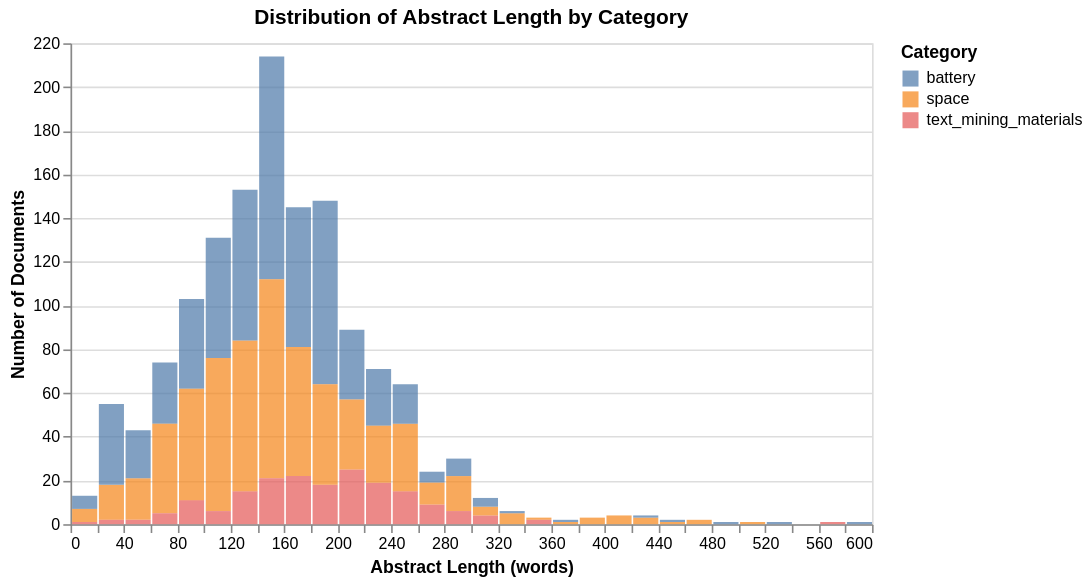

The notebook cell this image was saved under:
### Markdown cell above
The bar chart above confirms our dataset has two balanced categories ("battery" and "space") with 608 documents and one smaller category (text_mining_materials) with 184 documents. This class imbalance will be accounted for during machine learning.

### Code cell
# --- Chart 2: Abstract Length Distribution ---
# Abstract length (in words) tells us how rich our text data is

df['abstract_length'] = df['Abstract'].apply(lambda x: len(x.split()))

chart_len = alt.Chart(df).mark_bar(opacity=0.7).encode(
    x=alt.X('abstract_length:Q', bin=alt.Bin(maxbins=40), title='Abstract Length (words)'),
    y=alt.Y('count():Q', title='Number of Documents'),
    color=alt.Color('category:N', legend=alt.Legend(title='Category')),
    tooltip=['category', 'count()']
).properties(
    title='Distribution of Abstract Length by Category',
    width=500,
    height=300
)

chart_len

### Figure 1 — Vega specification as saved in the notebook (floating-point values rounded to 4 significant figures)
{"$schema": "https://vega.github.io/schema/vega/v5.json", "data": [{"name": "source_0", "values": [{"__count": 31, "__count_end": 46.0, "__count_start": 15.0, "bin_maxbins_40_abstract_length": 240.0, "bin_maxbins_40_abstract_length_end": 260.0, "category": "space"}, {"__count": 6, "__count_end": 6.0, "__count_start": 0.0, "bin_maxbins_40_abstract_length": 100.0, "bin_maxbins_40_abstract_length_end": 120.0, "category": "text_mining_materials"}, {"__count": 19, "__count_end": 19.0, "__count_start": 0.0, "bin_maxbins_40_abstract_length": 220.0, "bin_maxbins_40_abstract_length_end": 240.0, "category": "text_mining_materials"}, {"__count": 4, "__count_end": 4.0, "__count_start": 0.0, "bin_maxbins_40_abstract_length": 300.0, "bin_maxbins_40_abstract_length_end": 320.0, "category": "text_mining_materials"}, {"__count": 84, "__count_end": 148.0, "__count_start": 64.0, "bin_maxbins_40_abstract_length": 180.0, "bin_maxbins_40_abstract_length_end": 200.0, "category": "battery"}, {"__count": 59, "__count_end": 81.0, "__count_start": 22.0, "bin_maxbins_40_abstract_length": 160.0, "bin_maxbins_40_abstract_length_end": 180.0, "category": "space"}, {"__count": 102, "__count_end": 214.0, "__count_start": 112.0, "bin_maxbins_40_abstract_length": 140.0, "bin_maxbins_40_abstract_length_end": 160.0, "category": "battery"}, {"__count": 3, "__count_end": 3.0, "__count_start": 0.0, "bin_maxbins_40_abstract_length": 420.0, "bin_maxbins_40_abstract_length_end": 440.0, "category": "space"}, {"__count": 18, "__count_end": 18.0, "__count_start": 0.0, "bin_maxbins_40_abstract_length": 180.0, "bin_maxbins_40_abstract_length_end": 200.0, "category": "text_mining_materials"}, {"__count": 15, "__count_end": 15.0, "__count_start": 0.0, "bin_maxbins_40_abstract_length": 240.0, "bin_maxbins_40_abstract_length_end": 260.0, "category": "text_mining_materials"}, {"__count": 69, "__count_end": 84.0, "__count_start": 15.0, "bin_maxbins_40_abstract_length": 120.0, "bin_maxbins_40_abstract_length_end": 140.0, "category": "space"}, {"__count": 19, "__count_end": 21.0, "__count_start": 2.0, "bin_maxbins_40_abstract_length": 40.0, "bin_maxbins_40_abstract_length_end": 60.0, "category": "space"}, {"__count": 4, "__count_end": 8.0, "__count_start": 4.0, "bin_maxbins_40_abstract_length": 300.0, "bin_maxbins_40_abstract_length_end": 320.0, "category": "space"}, {"__count": 55, "__count_end": 131.0, "__count_start": 76.0, "bin_maxbins_40_abstract_length": 100.0, "bin_maxbins_40_abstract_length_end": 120.0, "category": "battery"}, {"__count": 18, "__count_end": 64.0, "__count_start": 46.0, "bin_maxbins_40_abstract_length": 240.0, "bin_maxbins_40_abstract_length_end": 260.0, "category": "battery"}, {"__count": 1, "__count_end": 3.0, "__count_start": 2.0, "bin_maxbins_40_abstract_length": 340.0, "bin_maxbins_40_abstract_length_end": 360.0, "category": "space"}, {"__count": 26, "__count_end": 71.0, "__count_start": 45.0, "bin_maxbins_40_abstract_length": 220.0, "bin_maxbins_40_abstract_length_end": 240.0, "category": "battery"}, {"__count": 16, "__count_end": 18.0, "__count_start": 2.0, "bin_maxbins_40_abstract_length": 20.0, "bin_maxbins_40_abstract_length_end": 40.0, "category": "space"}, {"__count": 41, "__count_end": 103.0, "__count_start": 62.0, "bin_maxbins_40_abstract_length": 80.0, "bin_maxbins_40_abstract_length_end": 100.0, "category": "battery"}, {"__count": 46, "__count_end": 64.0, "__count_start": 18.0, "bin_maxbins_40_abstract_length": 180.0, "bin_maxbins_40_abstract_length_end": 200.0, "category": "space"}, {"__count": 3, "__count_end": 3.0, "__count_start": 0.0, "bin_maxbins_40_abstract_length": 380.0, "bin_maxbins_40_abstract_length_end": 400.0, "category": "space"}, {"__count": 28, "__count_end": 74.0, "__count_start": 46.0, "bin_maxbins_40_abstract_length": 60.0, "bin_maxbins_40_abstract_length_end": 80.0, "category": "battery"}, {"__count": 22, "__count_end": 22.0, "__count_start": 0.0, "bin_maxbins_40_abstract_length": 160.0, "bin_maxbins_40_abstract_length_end": 180.0, "category": "text_mining_materials"}, {"__count": 64, "__count_end": 145.0, "__count_start": 81.0, "bin_maxbins_40_abstract_length": 160.0, "bin_maxbins_40_abstract_length_end": 180.0, "category": "battery"}, {"__count": 11, "__count_end": 11.0, "__count_start": 0.0, "bin_maxbins_40_abstract_length": 80.0, "bin_maxbins_40_abstract_length_end": 100.0, "category": "text_mining_materials"}, {"__count": 26, "__count_end": 45.0, "__count_start": 19.0, "bin_maxbins_40_abstract_length": 220.0, "bin_maxbins_40_abstract_length_end": 240.0, "category": "space"}, {"__count": 5, "__count_end": 24.0, "__count_start": 19.0, "bin_maxbins_40_abstract_length": 260.0, "bin_maxbins_40_abstract_length_end": 280.0, "category": "battery"}, {"__count": 91, "__count_end": 112.0, "__count_start": 21.0, "bin_maxbins_40_abstract_length": 140.0, "bin_maxbins_40_abstract_length_end": 160.0, "category": "space"}, {"__count": 8, "__count_end": 30.0, "__count_start": 22.0, "bin_maxbins_40_abstract_length": 280.0, "bin_maxbins_40_abstract_length_end": 300.0, "category": "battery"}, {"__count": 21, "__count_end": 21.0, "__count_start": 0.0, "bin_maxbins_40_abstract_length": 140.0, "bin_maxbins_40_abstract_length_end": 160.0, "category": "text_mining_materials"}, {"__count": 41, "__count_end": 46.0, "__count_start": 5.0, "bin_maxbins_40_abstract_length": 60.0, "bin_maxbins_40_abstract_length_end": 80.0, "category": "space"}, {"__count": 37, "__count_end": 55.0, "__count_start": 18.0, "bin_maxbins_40_abstract_length": 20.0, "bin_maxbins_40_abstract_length_end": 40.0, "category": "battery"}, {"__count": 70, "__count_end": 76.0, "__count_start": 6.0, "bin_maxbins_40_abstract_length": 100.0, "bin_maxbins_40_abstract_length_end": 120.0, "category": "space"}, {"__count": 16, "__count_end": 22.0, "__count_start": 6.0, "bin_maxbins_40_abstract_length": 280.0, "bin_maxbins_40_abstract_length_end": 300.0, "category": "space"}, {"__count": 51, "__count_end": 62.0, "__count_start": 11.0, "bin_maxbins_40_abstract_length": 80.0, "bin_maxbins_40_abstract_length_end": 100.0, "category": "space"}, {"__count": 69, "__count_end": 153.0, "__count_start": 84.0, "bin_maxbins_40_abstract_length": 120.0, "bin_maxbins_40_abstract_length_end": 140.0, "category": "battery"}, {"__count": 2, "__count_end": 2.0, "__count_start": 0.0, "bin_maxbins_40_abstract_length": 20.0, "bin_maxbins_40_abstract_length_end": 40.0, "category": "text_mining_materials"}, {"__count": 6, "__count_end": 6.0, "__count_start": 0.0, "bin_maxbins_40_abstract_length": 280.0, "bin_maxbins_40_abstract_length_end": 300.0, "category": "text_mining_materials"}, {"__count": 6, "__count_end": 7.0, "__count_start": 1.0, "bin_maxbins_40_abstract_length": 0.0, "bin_maxbins_40_abstract_length_end": 20.0, "category": "space"}, {"__count": 6, "__count_end": 13.0, "__count_start": 7.0, "bin_maxbins_40_abstract_length": 0.0, "bin_maxbins_40_abstract_length_end": 20.0, "category": "battery"}, {"__count": 32, "__count_end": 89.0, "__count_start": 57.0, "bin_maxbins_40_abstract_length": 200.0, "bin_maxbins_40_abstract_length_end": 220.0, "category": "battery"}, {"__count": 9, "__count_end": 9.0, "__count_start": 0.0, "bin_maxbins_40_abstract_length": 260.0, "bin_maxbins_40_abstract_length_end": 280.0, "category": "text_mining_materials"}, {"__count": 4, "__count_end": 4.0, "__count_start": 0.0, "bin_maxbins_40_abstract_length": 400.0, "bin_maxbins_40_abstract_length_end": 420.0, "category": "space"}, {"__count": 25, "__count_end": 25.0, "__count_start": 0.0, "bin_maxbins_40_abstract_length": 200.0, "bin_maxbins_40_abstract_length_end": 220.0, "category": "text_mining_materials"}, {"__count": 10, "__count_end": 19.0, "__count_start": 9.0, "bin_maxbins_40_abstract_length": 260.0, "bin_maxbins_40_abstract_length_end": 280.0, "category": "space"}, {"__count": 2, "__count_end": 2.0, "__count_start": 0.0, "bin_maxbins_40_abstract_length": 340.0, "bin_maxbins_40_abstract_length_end": 360.0, "category": "text_mining_materials"}, {"__count": 32, "__count_end": 57.0, "__count_start": 25.0, "bin_maxbins_40_abstract_length": 200.0, "bin_maxbins_40_abstract_length_end": 220.0, "category": "space"}, {"__count": 22, "__count_end": 43.0, "__count_start": 21.0, "bin_maxbins_40_abstract_length": 40.0, "bin_maxbins_40_abstract_length_end": 60.0, "category": "battery"}, {"__count": 15, "__count_end": 15.0, "__count_start": 0.0, "bin_maxbins_40_abstract_length": 120.0, "bin_maxbins_40_abstract_length_end": 140.0, "category": "text_mining_materials"}, {"__count": 4, "__count_end": 12.0, "__count_start": 8.0, "bin_maxbins_40_abstract_length": 300.0, "bin_maxbins_40_abstract_length_end": 320.0, "category": "battery"}, {"__count": 5, "__count_end": 5.0, "__count_start": 0.0, "bin_maxbins_40_abstract_length": 320.0, "bin_maxbins_40_abstract_length_end": 340.0, "category": "space"}, {"__count": 1, "__count_end": 1.0, "__count_start": 0.0, "bin_maxbins_40_abstract_length": 580.0, "bin_maxbins_40_abstract_length_end": 600.0, "category": "battery"}, {"__count": 1, "__count_end": 1.0, "__count_start": 0.0, "bin_maxbins_40_abstract_length": 560.0, "bin_maxbins_40_abstract_length_end": 580.0, "category": "text_mining_materials"}, {"__count": 2, "__count_end": 2.0, "__count_start": 0.0, "bin_maxbins_40_abstract_length": 460.0, "bin_maxbins_40_abstract_length_end": 480.0, "category": "space"}, {"__count": 1, "__count_end": 1.0, "__count_start": 0.0, "bin_maxbins_40_abstract_length": 360.0, "bin_maxbins_40_abstract_length_end": 380.0, "category": "space"}, {"__count": 1, "__count_end": 2.0, "__count_start": 1.0, "bin_maxbins_40_abstract_length": 440.0, "bin_maxbins_40_abstract_length_end": 460.0, "category": "battery"}, {"__count": 1, "__count_end": 6.0, "__count_start": 5.0, "bin_maxbins_40_abstract_length": 320.0, "bin_maxbins_40_abstract_length_end": 340.0, "category": "battery"}, {"__count": 5, "__count_end": 5.0, "__count_start": 0.0, "bin_maxbins_40_abstract_length": 60.0, "bin_maxbins_40_abstract_length_end": 80.0, "category": "text_mining_materials"}, {"__count": 1, "__count_end": 1.0, "__count_start": 0.0, "bin_maxbins_40_abstract_length": 440.0, "bin_maxbins_40_abstract_length_end": 460.0, "category": "space"}, {"__count": 2, "__count_end": 2.0, "__count_start": 0.0, "bin_maxbins_40_abstract_length": 40.0, "bin_maxbins_40_abstract_length_end": 60.0, "category": "text_mining_materials"}, {"__count": 1, "__count_end": 1.0, "__count_start": 0.0, "bin_maxbins_40_abstract_length": 0.0, "bin_maxbins_40_abstract_length_end": 20.0, "category": "text_mining_materials"}, {"__count": 1, "__count_end": 1.0, "__count_start": 0.0, "bin_maxbins_40_abstract_length": 500.0, "bin_maxbins_40_abstract_length_end": 520.0, "category": "space"}, {"__count": 1, "__count_end": 1.0, "__count_start": 0.0, "bin_maxbins_40_abstract_length": 520.0, "bin_maxbins_40_abstract_length_end": 540.0, "category": "battery"}, {"__count": 1, "__count_end": 2.0, "__count_start": 1.0, "bin_maxbins_40_abstract_length": 360.0, "bin_maxbins_40_abstract_length_end": 380.0, "category": "battery"}, {"__count": 1, "__count_end": 4.0, "__count_start": 3.0, "bin_maxbins_40_abstract_length": 420.0, "bin_maxbins_40_abstract_length_end": 440.0, "category": "battery"}, {"__count": 1, "__count_end": 1.0, "__count_start": 0.0, "bin_maxbins_40_abstract_length": 480.0, "bin_maxbins_40_abstract_length_end": 500.0, "category": "battery"}]}, {"name": "source_0_color_domain_category", "values": [{"category": "space"}, {"category": "text_mining_materials"}, {"category": "battery"}]}], "signals": [{"name": "bin_maxbins_40_abstract_length_bins", "value": {"fields": ["abstract_length"], "fname": "bin_abstract_length", "start": 0.0, "step": 20.0, "stop": 600.0}}], "marks": [{"type": "rect", "name": "marks", "from": {"data": "source_0"}, "encode": {"update": {"fill": {"field": "category", "scale": "color"}, "x": {"field": "bin_maxbins_40_abstract_length_end", "scale": "x", "offset": {"signal": "0.5 + (abs(scale(\"x\", datum[\"bin_maxbins_40_abstract_length_end\"]) - scale(\"x\", datum[\"bin_maxbins_40_abstract_length\"])) < 0.25 ? 0.5 * (0.25 - (abs(scale(\"x\", datum[\"bin_maxbins_40_abstract_length_end\"]) - scale(\"x\", datum[\"bin_maxbins_40_abstract_length\"])))) : -0.5)"}}, "opacity": {"value": 0.7}, "tooltip": {"signal": "{\"category\": isValid(datum[\"category\"]) ? datum[\"category\"] : \"\"+datum[\"category\"], \"Count of Records\": format(datum[\"__count\"], \"\")}"}, "y2": {"field": "__count_start", "scale": "y"}, "x2": {"field": "bin_maxbins_40_abstract_length", "scale": "x", "offset": {"signal": "0.5 + (abs(scale(\"x\", datum[\"bin_maxbins_40_abstract_length_end\"]) - scale(\"x\", datum[\"bin_maxbins_40_abstract_length\"])) < 0.25 ? -0.5 * (0.25 - (abs(scale(\"x\", datum[\"bin_maxbins_40_abstract_length_end\"]) - scale(\"x\", datum[\"bin_maxbins_40_abstract_length\"])))) : 0.5)"}}, "y": {"field": "__count_end", "scale": "y"}}}, "style": ["bar"]}], "scales": [{"name": "x", "type": "linear", "domain": {"signal": "[bin_maxbins_40_abstract_length_bins.start, bin_maxbins_40_abstract_length_bins.stop]"}, "range": [0, {"signal": "width"}], "bins": {"signal": "bin_maxbins_40_abstract_length_bins"}, "zero": false}, {"name": "y", "type": "linear", "domain": {"data": "source_0", "fields": ["__count_start", "__count_end"]}, "range": [{"signal": "height"}, 0], "nice": true, "zero": true}, {"name": "color", "type": "ordinal", "domain": {"data": "source_0_color_domain_category", "field": "category", "sort": true}, "range": "category"}], "axes": [{"scale": "y", "tickCount": {"signal": "ceil(height/40)"}, "grid": true, "gridScale": "x", "zindex": 0, "minExtent": 0, "domain": false, "orient": "left", "maxExtent": 0, "labels": false, "ticks": false, "aria": false}, {"scale": "x", "title": "Abstract Length (words)", "labelOverlap": true, "zindex": 0, "orient": "bottom", "grid": false, "labelFlush": true, "tickCount": {"signal": "ceil(width/10)"}}, {"scale": "y", "title": "Number of Documents", "grid": false, "orient": "left", "labelOverlap": true, "zindex": 0, "tickCount": {"signal": "ceil(height/40)"}}], "title": {"text": "Distribution of Abstract Length by Category", "frame": "group"}, "padding": 5, "height": 300, "style": "cell", "legends": [{"title": "Category", "fill": "color", "symbolType": "square", "encode": {"symbols": {"update": {"opacity": {"value": 0.7}}}}}], "background": "white", "width": 500}
